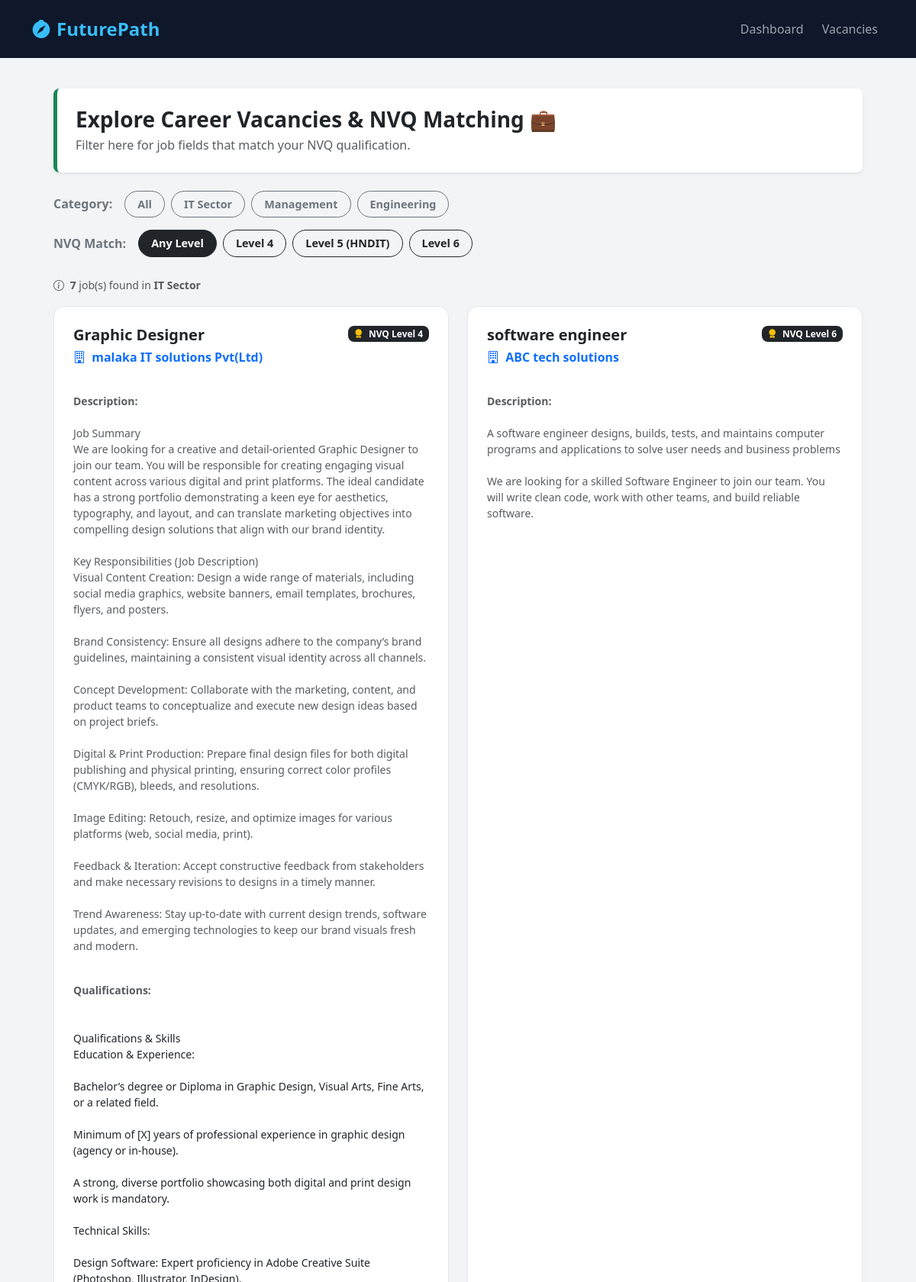
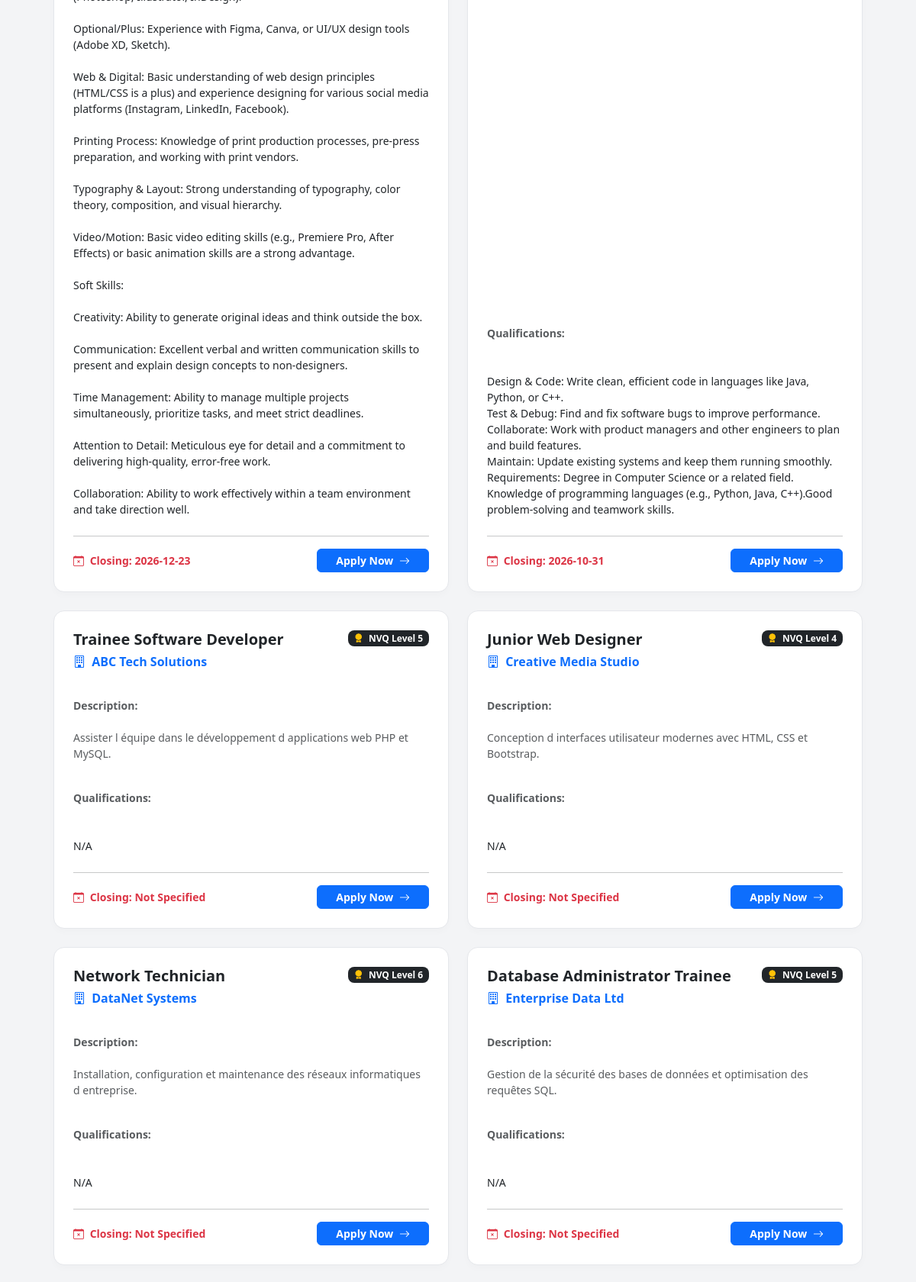
The page /view_jobs.php?category=IT Sector (signed in, upper part) on the database its author committed (2 pictures, top to bottom).
### tables this page shows
CREATE TABLE `jobs` (
  `job_id` int(11) NOT NULL,
  `job_title` varchar(255) NOT NULL,
  `company_name` varchar(255) DEFAULT NULL,
  `category` varchar(100) DEFAULT NULL,
  `nvq_level` varchar(50) DEFAULT NULL,
  `description` text DEFAULT NULL,
  `qualifications` text DEFAULT NULL,
  `closing_date` date DEFAULT NULL,
  `created_at` timestamp NOT NULL DEFAULT current_timestamp(),
  `company_id` int(11) DEFAULT NULL
);

### view_jobs.php (the view, shortened to what this page needs)
<?php
include 'config/db.php';
$category_filter = isset($_GET['category']) ? trim($_GET['category']) : '';
$nvq_filter = isset($_GET['nvq_level']) ? trim($_GET['nvq_level']) : '';
$jobs = [];
try {
    $sql = "SELECT * FROM jobs WHERE 1=1";
    $params = [];
    if (!empty($category_filter)) {
        $sql .= " AND LOWER(category) LIKE LOWER(:category)";
        $params[':category'] = $category_filter . '%';
    }
    $sql .= " ORDER BY created_at DESC";
    $stmt = $conn->prepare($sql);
    $stmt->execute($params);
    $jobs = $stmt->fetchAll(PDO::FETCH_ASSOC);
} catch (PDOException $e) {
    $jobs = [];
}
?>
<!DOCTYPE html>
<html lang="en">
<head>
    <link href="https://cdn.jsdelivr.net/npm/bootstrap@5.3.2/dist/css/bootstrap.min.css" rel="stylesheet">
    <link rel="stylesheet" href="https://cdn.jsdelivr.net/npm/bootstrap-icons@1.11.1/font/bootstrap-icons.css">
</head>
<body>
    <nav class="navbar navbar-expand-lg custom-navbar">
        <div class="container-fluid" style="max-width: 1200px; margin: 0 auto;">
            <a class="navbar-brand" href="student_dashboard.php">
                <i class="bi bi-compass-fill me-2"></i>FuturePath
            </a>
            <div class="collapse navbar-collapse justify-content-end">
                <ul class="navbar-nav gap-2">
                    <li class="nav-item">
                        <a class="nav-link" href="student_dashboard.php">Dashboard</a>
                    </li>
                    <li class="nav-item">
                        <a class="nav-link active" href="view_jobs.php">Vacancies</a>
                    </li>
                </ul>
            </div>
        </div>
    </nav>
    <div class="main-container">
        <div class="p-4 bg-white rounded-3 shadow-sm mb-4 border-start border-success border-5">
            <h3 class="fw-bold text-dark m-0">Explore Career Vacancies & NVQ Matching 💼</h3>
            <p class="text-muted m-0 mt-1">Filter here for job fields that match your NVQ qualification.</p>
        </div>
        <div class="d-flex gap-2 flex-wrap mb-3">
            <span class="align-self-center fw-bold text-secondary me-2">Category:</span>
            <a href="view_jobs.php"
               class="btn filter-btn <?php echo empty($category_filter) ? 'btn-success' : 'btn-outline-secondary'; ?>">
                All
            </a>
            <a href="view_jobs.php?category=IT&nvq_level=<?php echo urlencode($nvq_filter); ?>"
               class="btn filter-btn <?php echo strtolower($category_filter) === 'it' ? 'btn-success' : 'btn-outline-secondary'; ?>">
                IT Sector
            </a>
            <a href="view_jobs.php?category=Management&nvq_level=<?php echo urlencode($nvq_filter); ?>"
               class="btn filter-btn <?php echo strtolower($category_filter) === 'management' ? 'btn-success' : 'btn-outline-secondary'; ?>">
                Management
            </a>
            <a href="view_jobs.php?category=Engineering&nvq_level=<?php echo urlencode($nvq_filter); ?>"
               class="btn filter-btn <?php echo strtolower($category_filter) === 'engineering' ? 'btn-success' : 'btn-outline-secondary'; ?>">
                Engineering
            </a>
        </div>
        <div class="d-flex gap-2 flex-wrap mb-4">
            <span class="align-self-center fw-bold text-secondary me-2">NVQ Match:</span>
            <a href="view_jobs.php?category=<?php echo urlencode($category_filter); ?>"
               class="btn filter-btn <?php echo empty($nvq_filter) ? 'btn-dark' : 'btn-outline-dark'; ?>">
                Any Level
            </a>
            <a href="view_jobs.php?category=<?php echo urlencode($category_filter); ?>&nvq_level=NVQ Level 4"
               class="btn filter-btn <?php echo $nvq_filter === 'NVQ Level 4' ? 'btn-dark' : 'btn-outline-dark'; ?>">
                Level 4
            </a>
            <a href="view_jobs.php?category=<?php echo urlencode($category_filter); ?>&nvq_level=NVQ Level 5"
               class="btn filter-btn <?php echo $nvq_filter === 'NVQ Level 5' ? 'btn-dark' : 'btn-outline-dark'; ?>">
                Level 5 (HNDIT)
            </a>
            <a href="view_jobs.php?category=<?php echo urlencode($category_filter); ?>&nvq_level=NVQ Level 6"
               class="btn filter-btn <?php echo $nvq_filter === 'NVQ Level 6' ? 'btn-dark' : 'btn-outline-dark'; ?>">
                Level 6
            </a>
        </div>
        <div class="mb-3">
            <small class="text-muted">
                <i class="bi bi-info-circle me-1"></i>
                <strong><?php echo count($jobs); ?></strong> job(s) found
                <?php if (!empty($category_filter)): ?>
                    in <strong><?php echo htmlspecialchars($category_filter); ?></strong>
                <?php endif; ?>
            </small>
        </div>
        <div class="row g-4">
            <?php if (count($jobs) > 0): ?>
                <?php foreach ($jobs as $job): ?>
                    <div class="col-md-6">
                        <div class="job-card d-flex flex-column h-100">
                            <div class="d-flex justify-content-between align-items-start mb-2">
                                <h4 class="fw-bold text-dark m-0 fs-5"><?php echo htmlspecialchars($job['job_title']); ?></h4>
                                <span class="badge bg-dark text-white px-2.5 py-1.5 rounded-3 small">
                                    <i class="bi bi-award-fill me-1 text-warning"></i>
                                    <?php echo htmlspecialchars($job['nvq_level']); ?>
                                </span>
                            </div>
                            <h6 class="text-primary fw-semibold mb-3">
                                <i class="bi bi-building me-1"></i>
                                <?php echo htmlspecialchars($job['company_name']); ?>
                            </h6>
                            <p class="text-muted small mb-3 flex-grow-1" style="white-space: pre-line;">
                                <strong>Description:</strong><br>
                                <?php echo htmlspecialchars($job['description']); ?>
                            </p>
                            <p class="text-muted small mb-4" style="white-space: pre-line;">
                                <strong>Qualifications:</strong><br>
                                <span class="text-dark fw-medium">
                                    <?php echo htmlspecialchars($job['qualifications'] ?? 'N/A'); ?>
                                </span>
                            </p>
                            <hr class="mt-auto opacity-25">
                            <div class="d-flex justify-content-between align-items-center">
                                <span class="text-danger small fw-semibold">
                                    <i class="bi bi-calendar-x me-1"></i>
                                    Closing: <?php echo htmlspecialchars($job['closing_date'] ?? 'Not Specified'); ?>
                                </span>
                                <a href="apply_job.php?job_id=<?php echo $job['job_id']; ?>" class="btn btn-sm btn-primary px-4 rounded-2 fw-semibold">
                                    Apply Now <i class="bi bi-arrow-right ms-1"></i>
                                </a>
                            </div>
                        </div>
                    </div>
                <?php endforeach; ?>
            <?php endif; ?>
        </div>
    </div>
</body>
</html>

### view_jobs.php (style rules this page uses)
html, body { height: 100%; margin: 0; background-color: #f3f4f6; font-family: 'Segoe UI', system-ui, sans-serif; }
.custom-navbar { background-color: #0f172a !important; padding: 15px 30px; }
.custom-navbar .navbar-brand { font-weight: 800; font-size: 1.5rem; color: #38bdf8 !important; }
.custom-navbar .nav-link { color: #9ca3af !important; font-weight: 500; }
.main-container { max-width: 1100px; margin: 40px auto; padding: 0 20px; }
.job-card { background: white; border-radius: 14px; padding: 25px; box-shadow: 0 4px 10px rgba(0,0,0,0.02); border: 1px solid #e5e7eb; transition: transform 0.2s; }
.filter-btn { border-radius: 20px; font-weight: 600; padding: 6px 16px; font-size: 0.9rem; }

### rows shown on the page
jobs: job_title "Graphic Designer", nvq_level "NVQ Level 4", company_name "malaka IT solutions Pvt(Ltd)", description "Job Summary We are looking for a creative and detail-oriented Graphic Designer to join our team. You will be responsible for creating engaging visual content across various digital and print platforms. The ideal candidate has a strong portfolio demonstrating a keen eye for aesthetics, typography, and layout, and can translate marketing objectives into compelling design solutions that align with our brand identity. Key Responsibilities (Job Description) Visual Content Creation: Design a wide range of materials, including social media graphics, website banners, email templates, brochures, flyers, and posters. Brand Consistency: Ensure all designs adhere to the company’s brand guidelines,…", qualifications "Qualifications & Skills Education & Experience: Bachelor’s degree or Diploma in Graphic Design, Visual Arts, Fine Arts, or a related field. Minimum of [X] years of professional experience in graphic design (agency or in-house). A strong, diverse portfolio showcasing both digital and print design work is mandatory. Technical Skills: Design Software: Expert proficiency in Adobe Creative Suite (Photoshop, Illustrator, InDesign). Optional/Plus: Experience with Figma, Canva, or UI/UX design tools (Adobe XD, Sketch). Web & Digital: Basic understanding of web design principles (HTML/CSS is a plus) and experience designing for various social media platforms (Instagram, LinkedIn, Facebook). Printing…", closing_date "2026-12-23"
jobs: job_title "software engineer", nvq_level "NVQ Level 6", company_name "ABC tech solutions", description "A software engineer designs, builds, tests, and maintains computer programs and applications to solve user needs and business problems We are looking for a skilled Software Engineer to join our team. You will write clean code, work with other teams, and build reliable software.", qualifications "Design & Code: Write clean, efficient code in languages like Java, Python, or C++. Test & Debug: Find and fix software bugs to improve performance. Collaborate: Work with product managers and other engineers to plan and build features. Maintain: Update existing systems and keep them running smoothly. Requirements: Degree in Computer Science or a related field. Knowledge of programming languages (e.g., Python, Java, C++).Good problem-solving and teamwork skills.", closing_date "2026-10-31"
jobs: job_title "Trainee Software Developer", nvq_level "NVQ Level 5", company_name "ABC Tech Solutions", description "Assister l équipe dans le développement d applications web PHP et MySQL.", qualifications "N/A", closing_date "Not Specified"
jobs: job_title "Junior Web Designer", nvq_level "NVQ Level 4", company_name "Creative Media Studio", description "Conception d interfaces utilisateur modernes avec HTML, CSS et Bootstrap.", qualifications "N/A", closing_date "Not Specified"
jobs: job_title "Network Technician", nvq_level "NVQ Level 6", company_name "DataNet Systems", description "Installation, configuration et maintenance des réseaux informatiques d entreprise.", qualifications "N/A", closing_date "Not Specified"
jobs: job_title "Database Administrator Trainee", nvq_level "NVQ Level 5", company_name "Enterprise Data Ltd", description "Gestion de la sécurité des bases de données et optimisation des requêtes SQL.", qualifications "N/A", closing_date "Not Specified"

### other values the page prints
count($jobs) "7"
$category_filter "IT Sector"
